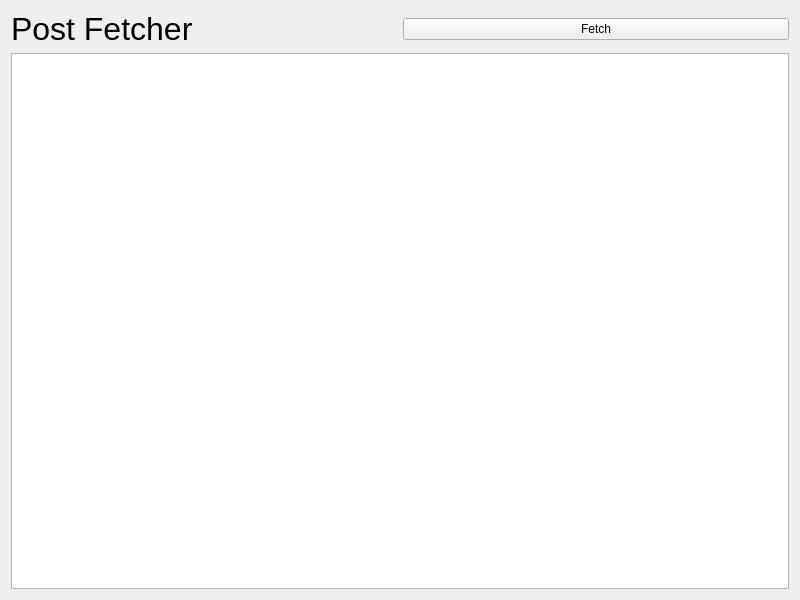
<?xml version="1.0" encoding="UTF-8"?>
<ui version="4.0">
 <class>Widget</class>
 <widget class="QWidget" name="Widget">
  <property name="geometry">
   <rect>
    <x>0</x>
    <y>0</y>
    <width>800</width>
    <height>600</height>
   </rect>
  </property>
  <property name="windowTitle">
   <string>Widget</string>
  </property>
  <layout class="QVBoxLayout" name="verticalLayout">
   <item>
    <layout class="QHBoxLayout" name="horizontalLayout">
     <item>
      <widget class="QLabel" name="label">
       <property name="font">
        <font>
         <pointsize>24</pointsize>
        </font>
       </property>
       <property name="text">
        <string>Post Fetcher</string>
       </property>
      </widget>
     </item>
     <item>
      <widget class="QPushButton" name="fetchButton">
       <property name="text">
        <string>Fetch</string>
       </property>
      </widget>
     </item>
    </layout>
   </item>
   <item>
    <widget class="QListView" name="listView"/>
   </item>
  </layout>
 </widget>
 <resources/>
 <connections/>
</ui>
